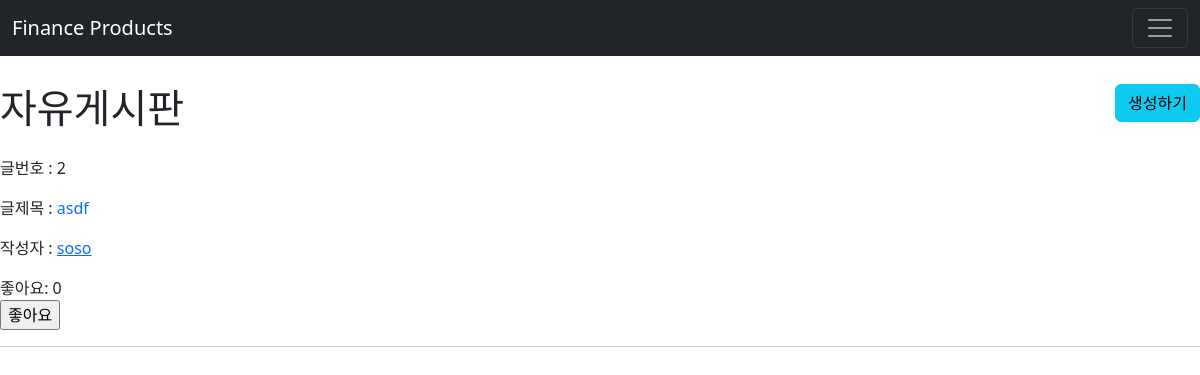
The page /boards/ (signed in) on the database as committed earlier.
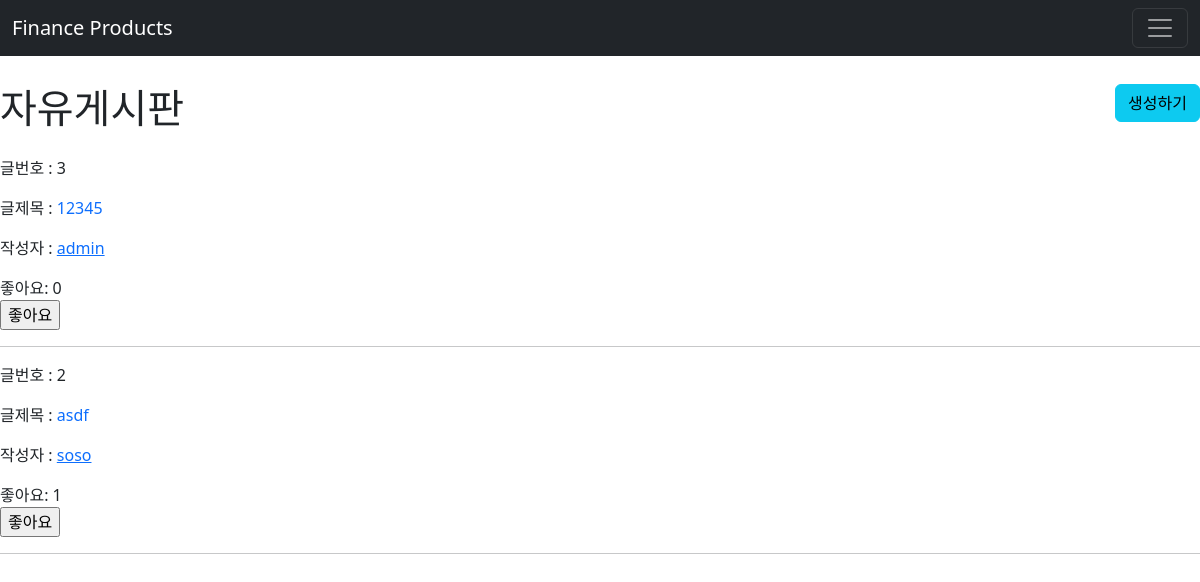
The same page on the database as committed later.
### boards/models.py (models this page shows)
class Board(models.Model):
    author = models.ForeignKey(settings.AUTH_USER_MODEL, on_delete=models.CASCADE, related_name='boards')
    like_users = models.ManyToManyField(settings.AUTH_USER_MODEL, related_name='like_boards')
    title = models.CharField(max_length=100)
    content = models.TextField()
    created_at = models.DateTimeField(auto_now_add=True)
    updated_at = models.DateTimeField(auto_now=True)

### accounts/models.py (models this page shows)
class User(AbstractUser):
    followings = models.ManyToManyField('self', symmetrical=False, related_name='followers')

### boards/views.py (the view)
# urls.py: path('', views.index, name="index"),
@require_http_methods(["GET"])
def index(request):
    boards = Board.objects.all().order_by('-created_at')
    context = {
        'boards': boards
    }
    return render(request, 'boards/index.html', context)

### boards/templates/boards/index.html (shortened to what this page needs)
{% extends 'base.html' %}
{% block content %}
<div>
  <div class="d-flex justify-content-between">
    <h1 class="mb-4">자유게시판</h1>
    {% if user.is_authenticated %}
    <a style="height: 70%;" href="{% url 'boards:create' %}"><button class="btn btn-info">생성하기</button></a>
    {% endif %}
  </div>
  {% if boards|length == 0 %}아직 게시글이 없습니다
  {% else %}
  {% for board in boards %}
    <p>글번호 : {{ board.id }}</p>
    <p>글제목 : <a href="{% url 'boards:detail' board.id %}" style="text-decoration: none;">{{ board.title }}</a></p>
    <p>작성자 : <a href="{% url 'accounts:profile' board.author %}">{{ board.author }}</a></p>
    {% if request.user.is_authenticated %}
      <div>
        좋아요: {{ board.like_users.all|length }}
        <form action="{% url 'boards:likes' board.pk %}" method="POST">
          {% if request.user in board.like_users.all %}
            <input type="submit" value="좋아요 취소">
          {% else %}
            <input type="submit" value="좋아요">
          {% endif %}
        </form>
      </div>
    {% endif %}
    <hr>
  {% endfor %}
  {% endif %}
</div>
{% endblock content %}

### templates/base.html (shortened to what this page needs)
<!DOCTYPE html>
<html lang="en">
<head>
  <link href="https://cdn.jsdelivr.net/npm/bootstrap@5.3.0-alpha1/dist/css/bootstrap.min.css" rel="stylesheet">
</head>
<body>
  <div class="mt-3 mb-4">
    {% include '_navbar.html' %}
  </div>
  <div class="mb-5">
    {% block content %}
    {% endblock content %}
  </div>
</body>
</html>

### templates/_navbar.html (shortened to what this page needs)
<nav class="navbar navbar-dark bg-dark fixed-top">
    <div class="container-fluid">
    <a class="navbar-brand" href="{% url 'home:home' %}">Finance Products</a>
    <button class="navbar-toggler" type="button" data-bs-toggle="offcanvas" data-bs-target="#offcanvasDarkNavbar" aria-controls="offcanvasDarkNavbar" aria-label="Toggle navigation">
    <span class="navbar-toggler-icon"></span>
</button>
</div>
</nav>

### templates/base.html (style rules this page uses)
body { padding-top: 60px; }

Rows that differ between the two databases and show on the page:
added Board: id "3", title "12345", author "admin", like_users.all|length "0"
computed for Board "asdf": like_users.all|length "0" → "1"
